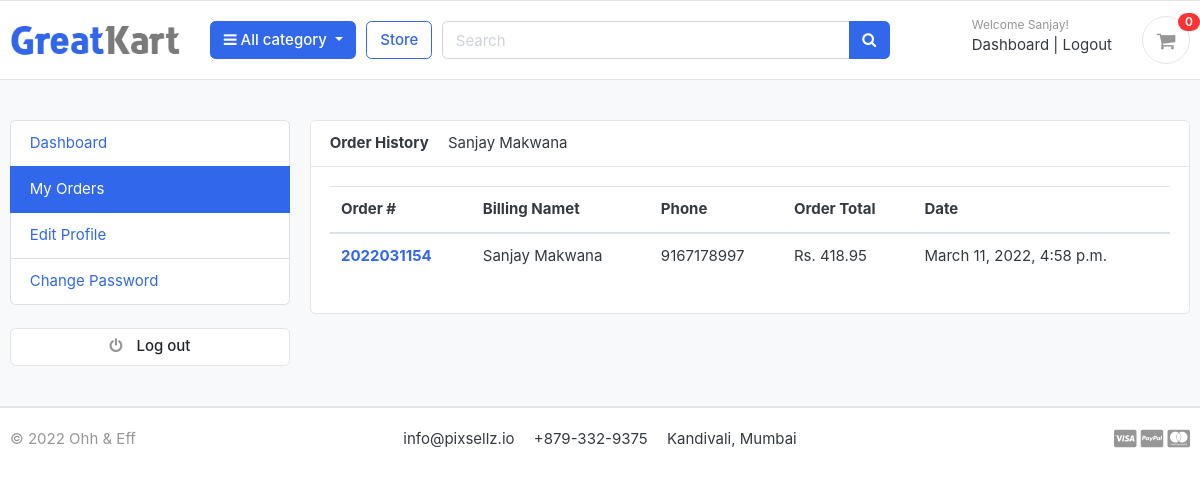
The app's page /accounts/my_orders/ (signed in) with its own data.
### accounts/models.py (models this page shows, shortened)
class Account(AbstractBaseUser):
    first_name      = models.CharField(max_length=50)
    last_name       = models.CharField(max_length=50)
    username        = models.CharField(max_length=50, unique=True)
    email           = models.EmailField(max_length=100, unique=True)
    phone_number    = models.CharField(max_length=50)
    date_joined     = models.DateTimeField(auto_now_add=True)
    last_login      = models.DateTimeField(auto_now_add=True)
    is_admin        = models.BooleanField(default=False)
    is_staff        = models.BooleanField(default=False)
    is_active       = models.BooleanField(default=False)
    is_superadmin   = models.BooleanField(default=False)
    USERNAME_FIELD = 'email'
    REQUIRED_FIELDS = ['username', 'first_name', 'last_name']
    objects = MyAccountManager()
    def full_name(self):
        return f'{self.first_name} {self.last_name}'

### orders/models.py (models this page shows, shortened)
class Order(models.Model):
    STATUS = (
        ('New', 'New'),
        ('Accepted','Accepted'),
        ('Completed','Completed'),
        ('Cancelled','Cancelled'),
    )
    user = models.ForeignKey(Account, on_delete=models.SET_NULL, null=True)
    payment = models.ForeignKey(Payment, on_delete=models.SET_NULL, blank=True, null=True)
    order_number = models.CharField(max_length=20)
    first_name = models.CharField(max_length=50)
    last_name = models.CharField(max_length=50)
    phone = models.CharField(max_length=15)
    email = models.EmailField(max_length=50)
    address_line_1 = models.CharField(max_length=50)
    address_line_2 = models.CharField(max_length=50, blank=True)
    country = models.CharField(max_length=50)
    state = models.CharField(max_length=50)
    city = models.CharField(max_length=50)
    order_note = models.CharField(max_length=100, blank=True)
    order_total = models.FloatField()
    tax = models.FloatField()
    status = models.CharField(max_length=100, choices=STATUS, default='New')
    ip = models.CharField(blank=True,max_length=20)
    is_ordered = models.BooleanField(default=False)
    created_at = models.DateTimeField(auto_now_add=True)
    updated_at = models.DateTimeField(auto_now=True)
    def full_name(self):
        return f'{self.first_name} {self.last_name}'

### accounts/views.py (the view)
# urls.py: path('my_orders/', views.my_orders, name='my_orders'),
@login_required(login_url='login')
def my_orders(request):
    orders = Order.objects.filter(user = request.user, is_ordered = True).order_by('-created_at')
    context = {
        'orders' : orders
    }
    return render(request, 'accounts/my_orders.html', context=context)

### carts/context_processors.py (called while the page is built)
def counter(request, cart_count = 0):
    if 'admin' in request.path:
        return {}
    else:
        try:
            cart = Cart.objects.filter(cart_id = _cart_id(request))
            if request.user.is_authenticated:
                cart_items = CartItem.objects.all().filter(user=request.user)
            else:
                cart_items = CartItem.objects.all().filter(cart=cart[:1])
            for cart_item in cart_items:
                cart_count += cart_item.quantity
        except Cart.DoesNotExist:
            cart_count = 0
    return dict(cart_count=cart_count)

### carts/views.py (called while the page is built)
def _cart_id(request):
    cart = request.session.session_key
    if not cart:
        cart = request.session.create()
    return cart

### category/context_processors.py (called while the page is built)
def menu_links(request):
    links = Category.objects.all()
    return dict(links = links)

### category/models.py (called while the page is built)
    def get_url(self):
        return reverse('products_by_category', args=[self.slug])

### templates/accounts/my_orders.html (shortened to what this page needs)
{% extends 'base.html' %}
{% block content %}
<section class="section-conten padding-y bg">
    <div class="container">
        <div class="row">
        {% include 'includes/dashboard_sidebar.html' %}
        <main class="col-md-9">
            <article class="card">
            <header class="card-header">
                <strong class="d-inline-block mr-3">Order History</strong>
                <span>{{user.full_name}}</span>
            </header>
            <div class="card-body">
                <div class="row">
                    <div class="col-md-12">
                        <table class="table table-hover">
                            <thead>
                              <tr>
                                <th scope="col">Order #</th>
                                <th scope="col">Billing Namet</th>
                                <th scope="col">Phone</th>
                                <th scope="col">Order Total</th>
                                <th scope="col">Date</th>
                              </tr>
                            </thead>
                            <tbody>
                                {% for order in orders %}
                                    <tr>
                                        <th scope="row"><a href="{% url 'order_detail' order.order_number %}">{{order.order_number}}</a></th>
                                        <td>{{order.full_name}}</td>
                                        <td>{{order.phone}}</td>
                                        <td>Rs. {{order.order_total}}</td>
                                        <td>{{order.created_at}}</td>
                                    </tr>
                               {% endfor %}
                            </tbody>
                          </table>
                    </div>
                </div>
            </div>
            </article>
        </main>
    </div>
    </div>
    </section>
{% endblock %}

### templates/includes/navbar.html (shortened to what this page needs)
{% load static %}
<header class="section-header">
    <section class="header-main border-bottom">
        <div class="container">
    <div class="row align-items-center">
        <div class="col-lg-2 col-md-3 col-6">
            <a href="/" class="brand-wrap">
                <img class="logo" src="{%static './images/logo.png'%}">
            </a>
        </div>
        <div class="col-lg col-sm col-md col-6 flex-grow-0">
            <div class="category-wrap dropdown d-inline-block float-right">
                <button type="button" class="btn btn-primary dropdown-toggle" data-toggle="dropdown">
                    <i class="fa fa-bars"></i> All category
                </button>
            </div>
        </div>
        <a href="{% url 'store' %}" class="btn btn-outline-primary">Store</a>
        <div class="col-lg  col-md-6 col-sm-12 col">
            <form action="{% url 'search' %}" class="search" method='GET'>
                <div class="input-group w-100">
                    <input type="text" class="form-control" style="width:60%;" placeholder="Search" name="keyword">
                    <div class="input-group-append">
                      <button class="btn btn-primary" type="submit">
                        <i class="fa fa-search"></i>
                      </button>
                    </div>
                </div>
            </form>
        </div>
        <div class="col-lg-3 col-sm-6 col-8 order-2 order-lg-3">
                    <div class="d-flex justify-content-end mb-3 mb-lg-0">
                        {% if user.id is None %}
                            <div class="widget-header">
                                <small class="title text-muted">Welcome guest!</small>
                                <div>
                                    <a href="{% url 'login' %}">Sign in</a> <span class="dark-transp"> | </span>
                                    <a href="{% url 'register' %}"> Register</a>
                                </div>
                            </div>
                        {% else %}
                            <div class="widget-header">
                                <small class="title text-muted">Welcome {{user.first_name | capfirst}}!</small>
                                <div>
                                    <a href="{% url 'dashboard' %}">Dashboard</a> <span class="dark-transp"> | </span>
                                    <a href="{% url 'logout' %}"> Logout</a>
                                </div>
                            </div>
                        {% endif %}
                        <a href="{% url 'cart' %}" class="widget-header pl-3 ml-3">
                            <div class="icon icon-sm rounded-circle border"><i class="fa fa-shopping-cart"></i></div>
                            <span class="badge badge-pill badge-danger notify">{{cart_count}}</span>
                        </a>
                    </div>
                </div>
    </div>
        </div>
    </section>
    </header>

### e_commerce/static/css/ui.css (style rules this page uses)
html { font-family: "Inter", sans-serif; font-size: 15px; }
.icon-xs, .icon-sm, .icon-md, .icon-lg { display: inline-block; text-align: center; flex-shrink: 0; flex-grow: 0; }
.icon-sm { width: 48px; height: 48px; line-height: 48px !important; font-size: 20px; }
.padding-y { padding-top: 40px; padding-bottom: 40px; }
article:after, .form-group:after { display: block; clear: both; content: ""; }
.bg { background-color: #f8f9fa; }
.header-main { position: relative; padding-top: 1rem; padding-bottom: 1rem; }
.brand-wrap .logo, .navbar-brand .logo { margin-right: 7px; max-height: 42px; display: inline-block; }
.widget-header { display: inline-block; vertical-align: middle; position: relative; }
.widget-header a { color: #343a40; }
.widget-header i { color: #969696; }
.widget-header .title { display: block; }
.widget-header .notify { position: absolute; top: -3px; right: -10px; }
.notify { position: absolute; top: -4px; right: -10px; display: inline-block; padding: 0.25em 0.6em; font-size: 12px; line-height: 1; text-align: center; border-radius: 3rem; color: #fff; background-color: #fa3434; }

### records on screen
Account: first_name "Sanjay", full_name "Sanjay Makwana"
Order: order_number "2022031154", full_name "Sanjay Makwana", phone "9167178997", order_total "418.95", created_at "March 11, 2022, 4:58 p.m."

### other values on screen
{{ cart_count }} "0"
